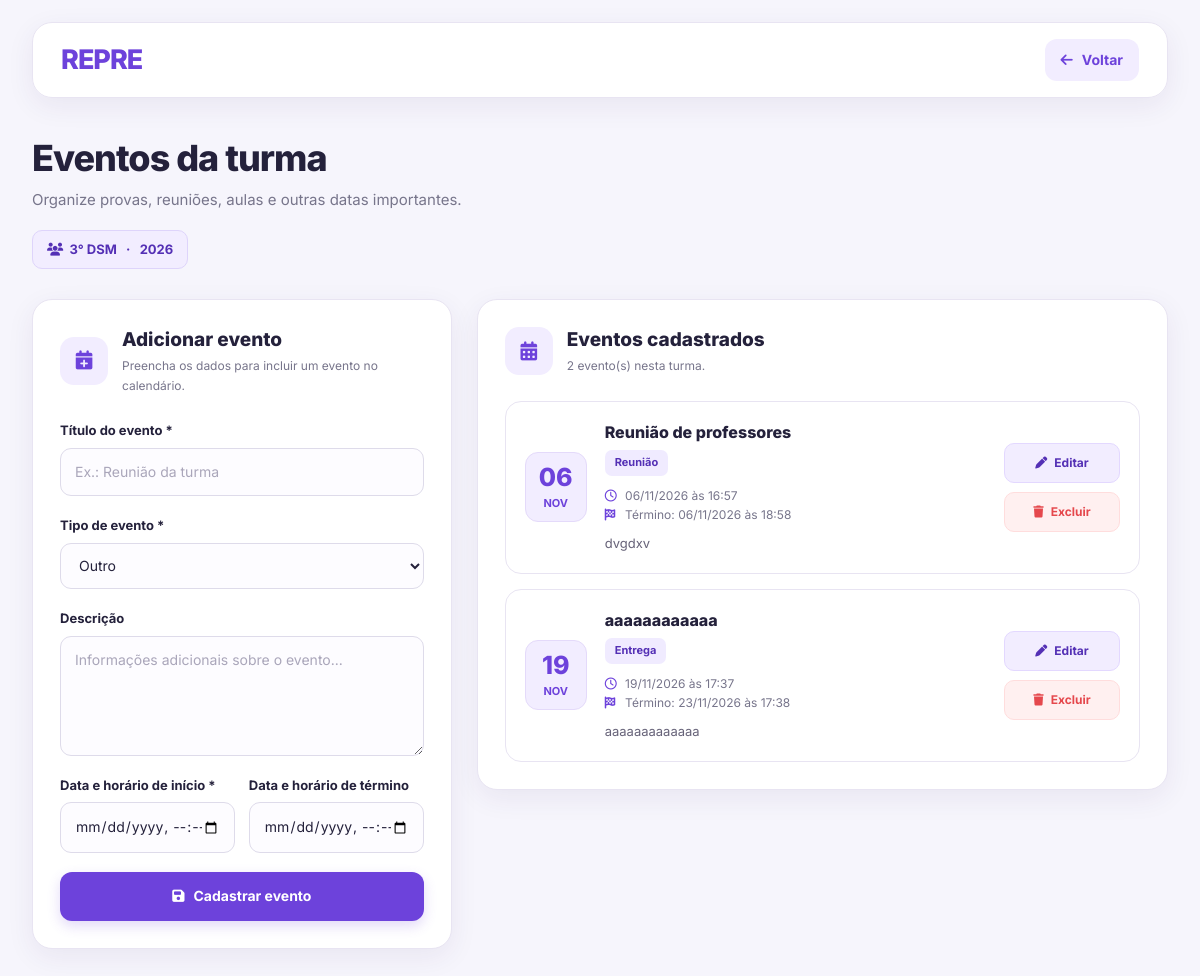
The app's page /criarEventos.php?turma_id=5 (signed in) with its own data.
### tables this page shows
CREATE TABLE `turmas` (
  `id` int(10) UNSIGNED NOT NULL,
  `nome` varchar(80) NOT NULL,
  `serie` varchar(40) DEFAULT NULL,
  `turno` enum('manha','tarde','noite') NOT NULL DEFAULT 'manha',
  `ano_letivo` year(4) NOT NULL,
  `ativa` tinyint(1) NOT NULL DEFAULT 1,
  `codigo_convite` varchar(12) NOT NULL
);

CREATE TABLE `eventos` (
  `id` int(10) UNSIGNED NOT NULL,
  `turma_id` int(10) UNSIGNED DEFAULT NULL,
  `criador_id` int(10) UNSIGNED NOT NULL,
  `titulo` varchar(150) NOT NULL,
  `descricao` text DEFAULT NULL,
  `tipo` enum('aula','prova','entrega','reuniao','feriado','outro') NOT NULL DEFAULT 'outro',
  `inicio` datetime NOT NULL,
  `fim` datetime DEFAULT NULL
);

### Settings/auth.php (called while the page is built, shortened)
<?php
function e(?string $value): string
{
    return htmlspecialchars($value ?? '', ENT_QUOTES | ENT_SUBSTITUTE, 'UTF-8');
}

### criarEventos.php (the view, shortened to what this page needs)
<?php
require_once __DIR__ . '/Settings/auth.php';
$usuarioId = (int) $_SESSION['user_id'];
$turmaId = filter_input(INPUT_GET, 'turma_id', FILTER_VALIDATE_INT);
$pdo = db();
$stmt = $pdo->prepare("
    SELECT t.id, t.nome, t.serie, t.turno, t.ano_letivo
    FROM turma_membros tm
    INNER JOIN turmas t ON t.id = tm.turma_id
    WHERE tm.turma_id = :turma_id
      AND tm.aluno_id = :usuario_id
      AND tm.papel = 'representante'
      AND t.ativa = 1
    LIMIT 1
");
$stmt->execute([
    ':turma_id' => $turmaId,
    ':usuario_id' => $usuarioId
]);
$turma = $stmt->fetch(PDO::FETCH_ASSOC);
$eventoEdicao = null;
$tipos = [
    'aula' => 'Aula',
    'prova' => 'Prova',
    'entrega' => 'Entrega',
    'reuniao' => 'Reunião',
    'feriado' => 'Feriado',
    'outro' => 'Outro'
];
$stmt = $pdo->prepare("
    SELECT id, titulo, descricao, tipo, inicio, fim
    FROM eventos
    WHERE turma_id = :turma_id
    ORDER BY inicio ASC
");
$stmt->execute([':turma_id' => $turmaId]);
$eventos = $stmt->fetchAll(PDO::FETCH_ASSOC);
function dataEvento(?string $data): string
{
    $obj = DateTime::createFromFormat('Y-m-d H:i:s', $data);
    return $obj ? $obj->format('d/m/Y \à\s H:i') : $data;
}
?>
<!DOCTYPE html>
<html lang="pt-BR">
<head>
    <link rel="stylesheet" href="https://cdnjs.cloudflare.com/ajax/libs/font-awesome/6.5.0/css/all.min.css">
    <link rel="stylesheet" href="criarEventos.css">
    </head>
<body>
    <nav class="navbar">
        <a class="logo" href="home.php">REPRE</a>
        <a class="voltar" href="adminRepresentante.php">
            <i class="fa-solid fa-arrow-left"></i>
            Voltar
        </a>
    </nav>
    <main class="container">
        <header class="cabecalho">
            <h1>Eventos da turma</h1>
            <p>Organize provas, reuniões, aulas e outras datas importantes.</p>
            <span class="turma-tag">
                <i class="fa-solid fa-users"></i>
                &nbsp; <?= e($turma['nome']) ?>
                <?php if (!empty($turma['ano_letivo'])): ?>
                    &nbsp; · &nbsp; <?= e((string) $turma['ano_letivo']) ?>
                <?php endif; ?>
            </span>
        </header>
        <div class="layout">
            <section class="painel">
                <div class="painel-titulo">
                    <div class="painel-icone">
                        <i class="fa-solid fa-calendar-plus"></i>
                    </div>
                    <div>
                        <h2>Adicionar evento</h2>
                        <p>Preencha os dados para incluir um evento no calendário.</p>
                    </div>
                </div>
                <form
    method="POST"
    action="criarEventos.php?turma_id=<?= (int) $turmaId ?><?= $eventoEdicao ? '&editar=' . (int) $eventoEdicao['id'] : '' ?>"
>
                    <div class="campo">
                        <label for="titulo">Título do evento *</label>
                        <input
                            type="text"
                            id="titulo"
                            name="titulo"
                            maxlength="150"
                            placeholder="Ex.: Reunião da turma"
                            value="<?= e((string) ($_POST['titulo'] ?? $eventoEdicao['titulo'] ?? '')) ?>"
                            required
                        >
                    </div>
                    <div class="campo">
                        <label for="tipo">Tipo de evento *</label>
                        <select id="tipo" name="tipo" required>
                            <?php foreach ($tipos as $valor => $nome): ?>
                                <option
                                    value="<?= e($valor) ?>"
                                    <?= (($_POST['tipo'] ?? $eventoEdicao['tipo'] ?? 'outro') === $valor) ? 'selected' : '' ?>
                                >
                                    <?= e($nome) ?>
                                </option>
                            <?php endforeach; ?>
                        </select>
                    </div>
                    <div class="campo">
                        <label for="descricao">Descrição</label>
                        <textarea
                            id="descricao"
                            name="descricao"
                            placeholder="Informações adicionais sobre o evento..."
                        ><?= e((string) ($_POST['descricao'] ?? $eventoEdicao['descricao'] ?? '')) ?></textarea>
                    </div>
                    <div class="duas-colunas">
                        <div class="campo">
                            <label for="inicio">Data e horário de início *</label>
                            <input
                                type="datetime-local"
                                id="inicio"
                                name="inicio"
                                value="<?= e((string) ($_POST['inicio'] ?? ($eventoEdicao ? (new DateTime($eventoEdicao['inicio']))->format('Y-m-d\TH:i') : ''))) ?>"
                                required
                            >
                        </div>
                        <div class="campo">
                            <label for="fim">Data e horário de término</label>
                            <input
                                type="datetime-local"
                                id="fim"
                                name="fim"
                                value="<?= e((string) ($_POST['fim'] ?? ($eventoEdicao && $eventoEdicao['fim'] ? (new DateTime($eventoEdicao['fim']))->format('Y-m-d\TH:i') : ''))) ?>"
                            >
                        </div>
                    </div>
                  <button class="btn-principal" type="submit">
    <i class="fa-solid fa-floppy-disk"></i>
    <?= $eventoEdicao ? 'Salvar alterações' : 'Cadastrar evento' ?>
</button>
                </form>
            </section>
<section class="painel">
    <div class="painel-titulo">
        <div class="painel-icone">
            <i class="fa-solid fa-calendar-days"></i>
        </div>
        <div>
            <h2>Eventos cadastrados</h2>
            <p><?= count($eventos) ?> evento(s) nesta turma.</p>
        </div>
    </div>
    <?php if (empty($eventos)): ?>
        <div class="vazio">
            <i class="fa-regular fa-calendar-xmark"></i>
            <h3>Nenhum evento cadastrado</h3>
            <p>Os eventos criados aparecerão aqui.</p>
        </div>
    <?php else: ?>
        <div class="lista-eventos">
            <?php foreach ($eventos as $evento): ?>
                <?php
                $dataInicio = new DateTime($evento['inicio']);
                $nomeTipo = $tipos[$evento['tipo']] ?? 'Outro';
                ?>
                <article class="evento">
                    <div class="evento-data">
                        <strong><?= $dataInicio->format('d') ?></strong>
                        <span><?= e($dataInicio->format('M')) ?></span>
                    </div>
                    <div class="evento-conteudo">
                        <h3><?= e($evento['titulo']) ?></h3>
                        <span class="tipo"><?= e($nomeTipo) ?></span>
                        <p class="evento-horario">
                            <i class="fa-regular fa-clock"></i>
                            <?= e(dataEvento($evento['inicio'])) ?>
                            <?php if (!empty($evento['fim'])): ?>
                                <br>
                                <i class="fa-solid fa-flag-checkered"></i>
                                Término: <?= e(dataEvento($evento['fim'])) ?>
                            <?php endif; ?>
                        </p>
                        <?php if (!empty($evento['descricao'])): ?>
                            <p class="evento-descricao">
                                <?= nl2br(e($evento['descricao'])) ?>
                            </p>
                        <?php endif; ?>
                    </div>
                    <div class="acoes-evento">
                        <a
                            href="criarEventos.php?turma_id=<?= (int) $turmaId ?>&editar=<?= (int) $evento['id'] ?>"
                            class="btn-editar"
                        >
                            <i class="fa-solid fa-pen"></i>
                            Editar
                        </a>
                        <form
                            method="POST"
                            action="criarEventos.php?turma_id=<?= (int) $turmaId ?>"
                            onsubmit="return confirm('Tem certeza de que deseja excluir este evento?');"
                        >
                            <button type="submit" class="btn-excluir">
                                <i class="fa-solid fa-trash"></i>
                                Excluir
                            </button>
                        </form>
                    </div>
                </article>
            <?php endforeach; ?>
        </div>
    <?php endif; ?>
</section>
        </div>
    </main>
</body>
</html>

### records on screen
turmas: nome "3° DSM", ano_letivo "2026"
eventos: inicio "06", inicio "NOV", titulo "Reunião de professores", tipo "Reunião", inicio "06/11/2026 às 16:57", fim "06/11/2026 às 18:58", descricao "dvgdxv"
eventos: inicio "19", inicio "NOV", titulo "aaaaaaaaaaaa", tipo "Entrega", inicio "19/11/2026 às 17:37", fim "23/11/2026 às 17:38", descricao "aaaaaaaaaaaaa"

### other values on screen
count($eventos) "2"
form field tipo "Outro"
